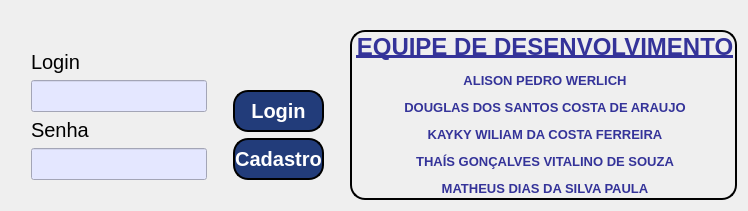
      <widget class="QWidget" name="Pagina_Inicial">
       <property name="enabled">
        <bool>true</bool>
       </property>
       <layout class="QVBoxLayout" name="verticalLayout_2">
        <item>
         <layout class="QVBoxLayout" name="verticalLayout">
          <item>
           <widget class="QLabel" name="label_titulo">
            <property name="sizePolicy">
             <sizepolicy hsizetype="Preferred" vsizetype="Preferred">
              <horstretch>0</horstretch>
              <verstretch>0</verstretch>
             </sizepolicy>
            </property>
            <property name="maximumSize">
             <size>
              <width>16777215</width>
              <height>16777215</height>
             </size>
            </property>
            <property name="layoutDirection">
             <enum>Qt::LeftToRight</enum>
            </property>
            <property name="styleSheet">
             <string notr="true">background-color: rgb(255, 255, 255,0);</string>
            </property>
            <property name="text">
             <string>&lt;!DOCTYPE HTML PUBLIC &quot;-//W3C//DTD HTML 4.0//EN&quot; &quot;http://www.w3.org/TR/REC-html40/strict.dtd&quot;&gt;
&lt;html&gt;&lt;head&gt;&lt;meta name=&quot;qrichtext&quot; content=&quot;1&quot; /&gt;&lt;style type=&quot;text/css&quot;&gt;
p, li { white-space: pre-wrap; }
&lt;/style&gt;&lt;/head&gt;&lt;body style=&quot; font-family:'MS Shell Dlg 2'; font-size:8pt; font-weight:400; font-style:normal;&quot;&gt;
&lt;p align=&quot;center&quot; style=&quot; margin-top:0px; margin-bottom:0px; margin-left:0px; margin-right:0px; -qt-block-indent:0; text-indent:0px;&quot;&gt;&lt;img src=&quot;:/Imagem/Imagens/Unigranrio_inicio.png&quot; /&gt;&lt;/p&gt;&lt;/body&gt;&lt;/html&gt;</string>
            </property>
            <property name="alignment">
             <set>Qt::AlignCenter</set>
            </property>
           </widget>
          </item>
          <item>
           <layout class="QHBoxLayout" name="horizontalLayout">
            <item>
             <widget class="QFrame" name="frame_6">
              <property name="sizePolicy">
               <sizepolicy hsizetype="Preferred" vsizetype="Expanding">
                <horstretch>0</horstretch>
                <verstretch>0</verstretch>
               </sizepolicy>
              </property>
              <property name="styleSheet">
               <string notr="true">background-color:rgb(34, 60, 122,0);</string>
              </property>
              <property name="frameShape">
               <enum>QFrame::StyledPanel</enum>
              </property>
              <property name="frameShadow">
               <enum>QFrame::Raised</enum>
              </property>
              <layout class="QHBoxLayout" name="horizontalLayout_5">
               <item>
                <widget class="QFrame" name="frame_7">
                 <property name="frameShape">
                  <enum>QFrame::StyledPanel</enum>
                 </property>
                 <property name="frameShadow">
                  <enum>QFrame::Raised</enum>
                 </property>
                 <layout class="QVBoxLayout" name="verticalLayout_12">
                  <item>
                   <widget class="QLabel" name="label">
                    <property name="sizePolicy">
                     <sizepolicy hsizetype="Fixed" vsizetype="Minimum">
                      <horstretch>0</horstretch>
                      <verstretch>0</verstretch>
                     </sizepolicy>
                    </property>
                    <property name="font">
                     <font>
                      <pointsize>15</pointsize>
                     </font>
                    </property>
                    <property name="text">
                     <string>Login</string>
                    </property>
                   </widget>
                  </item>
                  <item>
                   <widget class="QLineEdit" name="login_usuario">
                    <property name="sizePolicy">
                     <sizepolicy hsizetype="Minimum" vsizetype="Fixed">
                      <horstretch>0</horstretch>
                      <verstretch>0</verstretch>
                     </sizepolicy>
                    </property>
                    <property name="maximumSize">
                     <size>
                      <width>16777215</width>
                      <height>50</height>
                     </size>
                    </property>
                    <property name="font">
                     <font>
                      <pointsize>15</pointsize>
                     </font>
                    </property>
                    <property name="styleSheet">
                     <string notr="true">background-color: rgb(228, 231, 255);</string>
                    </property>
                    <property name="inputMask">
                     <string/>
                    </property>
                    <property name="text">
                     <string/>
                    </property>
                    <property name="placeholderText">
                     <string/>
                    </property>
                   </widget>
                  </item>
                  <item>
                   <widget class="QLabel" name="label_2">
                    <property name="sizePolicy">
                     <sizepolicy hsizetype="Fixed" vsizetype="Minimum">
                      <horstretch>0</horstretch>
                      <verstretch>0</verstretch>
                     </sizepolicy>
                    </property>
                    <property name="font">
                     <font>
                      <pointsize>15</pointsize>
                     </font>
                    </property>
                    <property name="text">
                     <string>Senha</string>
                    </property>
                   </widget>
                  </item>
                  <item>
                   <widget class="QLineEdit" name="login_senha">
                    <property name="sizePolicy">
                     <sizepolicy hsizetype="Minimum" vsizetype="Fixed">
                      <horstretch>0</horstretch>
                      <verstretch>0</verstretch>
                     </sizepolicy>
                    </property>
                    <property name="maximumSize">
                     <size>
                      <width>16777215</width>
                      <height>50</height>
                     </size>
                    </property>
                    <property name="font">
                     <font>
                      <pointsize>15</pointsize>
                     </font>
                    </property>
                    <property name="styleSheet">
                     <string notr="true">background-color: rgb(228, 231, 255);</string>
                    </property>
                    <property name="text">
                     <string/>
                    </property>
                    <property name="echoMode">
                     <enum>QLineEdit::Password</enum>
                    </property>
                   </widget>
                  </item>
                 </layout>
                </widget>
               </item>
               <item>
                <widget class="QFrame" name="frame_8">
                 <property name="sizePolicy">
                  <sizepolicy hsizetype="Minimum" vsizetype="Minimum">
                   <horstretch>0</horstretch>
                   <verstretch>0</verstretch>
                  </sizepolicy>
                 </property>
                 <property name="maximumSize">
                  <size>
                   <width>200</width>
                   <height>200</height>
                  </size>
                 </property>
                 <property name="frameShape">
                  <enum>QFrame::StyledPanel</enum>
                 </property>
                 <property name="frameShadow">
                  <enum>QFrame::Raised</enum>
                 </property>
                 <layout class="QVBoxLayout" name="verticalLayout_13">
                  <item>
                   <spacer name="verticalSpacer">
                    <property name="orientation">
                     <enum>Qt::Vertical</enum>
                    </property>
                    <property name="sizeType">
                     <enum>QSizePolicy::Fixed</enum>
                    </property>
                    <property name="sizeHint" stdset="0">
                     <size>
                      <width>5</width>
                      <height>40</height>
                     </size>
                    </property>
                   </spacer>
                  </item>
                  <item>
                   <widget class="QPushButton" name="btn_login">
                    <property name="sizePolicy">
                     <sizepolicy hsizetype="Minimum" vsizetype="Preferred">
                      <horstretch>0</horstretch>
                      <verstretch>0</verstretch>
                     </sizepolicy>
                    </property>
                    <property name="maximumSize">
                     <size>
                      <width>250</width>
                      <height>50</height>
                     </size>
                    </property>
                    <property name="font">
                     <font>
                      <pointsize>15</pointsize>
                      <weight>75</weight>
                      <italic>false</italic>
                      <bold>true</bold>
                      <stylestrategy>PreferAntialias</stylestrategy>
                     </font>
                    </property>
                    <property name="cursor">
                     <cursorShape>PointingHandCursor</cursorShape>
                    </property>
                    <property name="styleSheet">
                     <string notr="true">QPushButton{

	background-color:rgb(34, 60, 122);
	color: rgb(255,255,255);
	border: 2px solid;
	border-radius: 15px;
	border-color: black
}

QPushButton:hover{

	color: rgb(34, 60, 122);
	background-color: rgb(255,255,255);
}
</string>
                    </property>
                    <property name="text">
                     <string>Login</string>
                    </property>
                   </widget>
                  </item>
                  <item>
                   <widget class="QPushButton" name="btn_novo_cadastro">
                    <property name="maximumSize">
                     <size>
                      <width>250</width>
                      <height>50</height>
                     </size>
                    </property>
                    <property name="font">
                     <font>
                      <pointsize>15</pointsize>
                      <weight>75</weight>
                      <bold>true</bold>
                     </font>
                    </property>
                    <property name="styleSheet">
                     <string notr="true">QPushButton{

	background-color:rgb(34, 60, 122);
	color: rgb(255,255,255);
	border: 2px solid;
	border-radius: 15px;
	border-color: black
}

QPushButton:hover{

	color: rgb(34, 60, 122);
	background-color: rgb(255,255,255);
}
</string>
                    </property>
                    <property name="text">
                     <string>Cadastro</string>
                    </property>
                   </widget>
                  </item>
                 </layout>
                </widget>
               </item>
              </layout>
             </widget>
            </item>
            <item>
             <widget class="QLabel" name="label_equipe">
              <property name="sizePolicy">
               <sizepolicy hsizetype="Preferred" vsizetype="Preferred">
                <horstretch>0</horstretch>
                <verstretch>0</verstretch>
               </sizepolicy>
              </property>
              <property name="maximumSize">
               <size>
                <width>520</width>
                <height>220</height>
               </size>
              </property>
              <property name="styleSheet">
               <string notr="true">QLabel{

	background-color: rgba(240, 240, 240, 0);
	color: rgb(52, 51, 153);
	border: 2px solid;
	border-radius: 15px;
	border-color: black
}
</string>
              </property>
              <property name="text">
               <string>&lt;html&gt;&lt;head/&gt;&lt;body&gt;&lt;p align=&quot;center&quot;&gt;&lt;span style=&quot; font-size:18pt; font-weight:600; text-decoration: underline;&quot;&gt;EQUIPE DE DESENVOLVIMENTO&lt;/span&gt;&lt;/p&gt;&lt;p align=&quot;center&quot;&gt;&lt;span style=&quot; font-size:10pt; font-weight:600;&quot;&gt;ALISON PEDRO WERLICH&lt;/span&gt;&lt;/p&gt;&lt;p align=&quot;center&quot;&gt;&lt;span style=&quot; font-size:10pt; font-weight:600;&quot;&gt;DOUGLAS DOS SANTOS COSTA DE ARAUJO&lt;/span&gt;&lt;/p&gt;&lt;p align=&quot;center&quot;&gt;&lt;span style=&quot; font-size:10pt; font-weight:600;&quot;&gt;KAYKY WILIAM DA COSTA FERREIRA&lt;/span&gt;&lt;/p&gt;&lt;p align=&quot;center&quot;&gt;&lt;span style=&quot; font-size:10pt; font-weight:600;&quot;&gt;THAÍS GONÇALVES VITALINO DE SOUZA&lt;/span&gt;&lt;/p&gt;&lt;p align=&quot;center&quot;&gt;&lt;span style=&quot; font-size:10pt; font-weight:600;&quot;&gt;MATHEUS DIAS DA SILVA PAULA&lt;/span&gt;&lt;/p&gt;&lt;/body&gt;&lt;/html&gt;</string>
              </property>
             </widget>
            </item>
           </layout>
          </item>
         </layout>
        </item>
       </layout>
      </widget>
